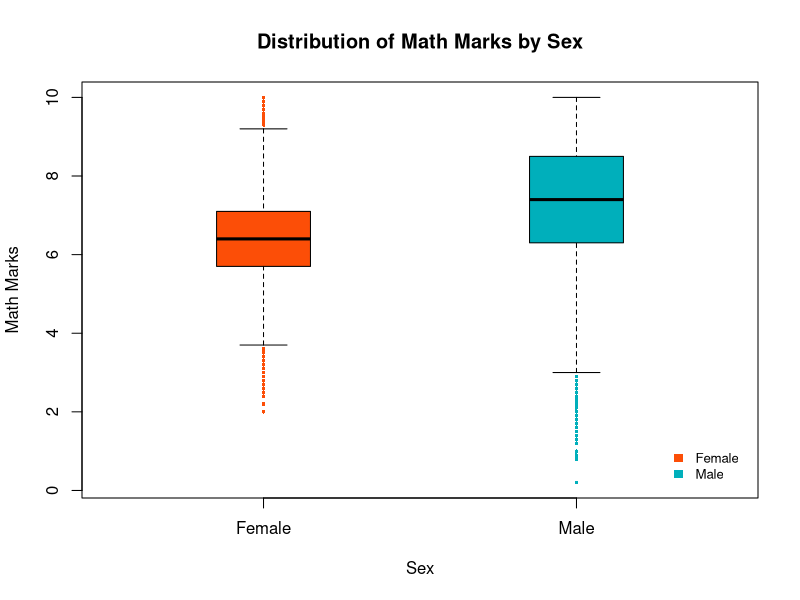
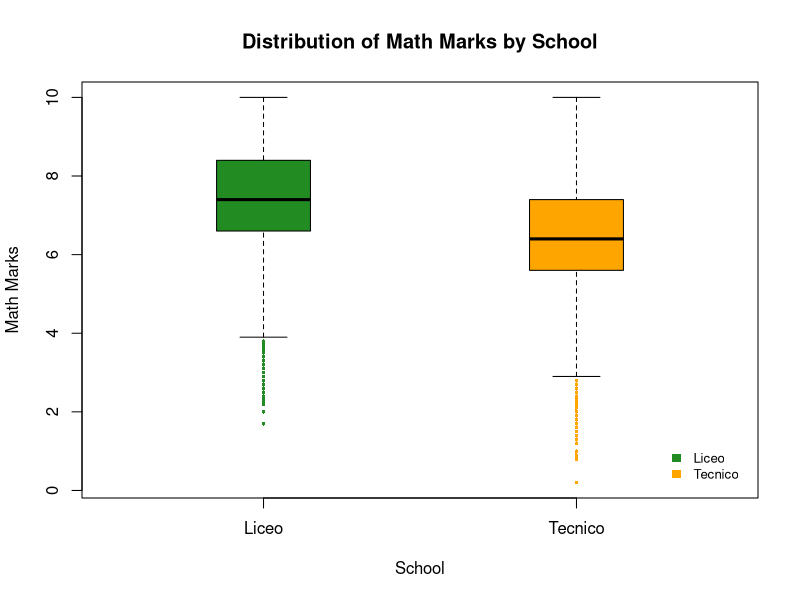
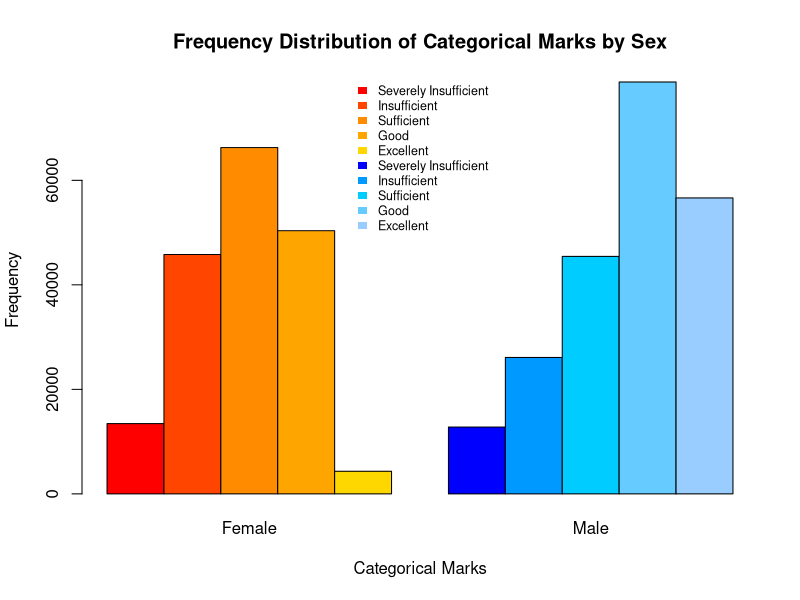
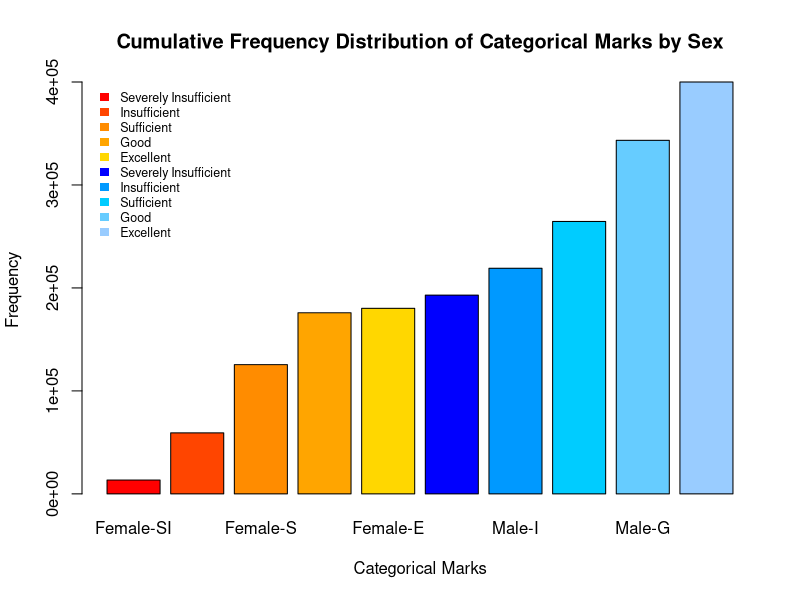
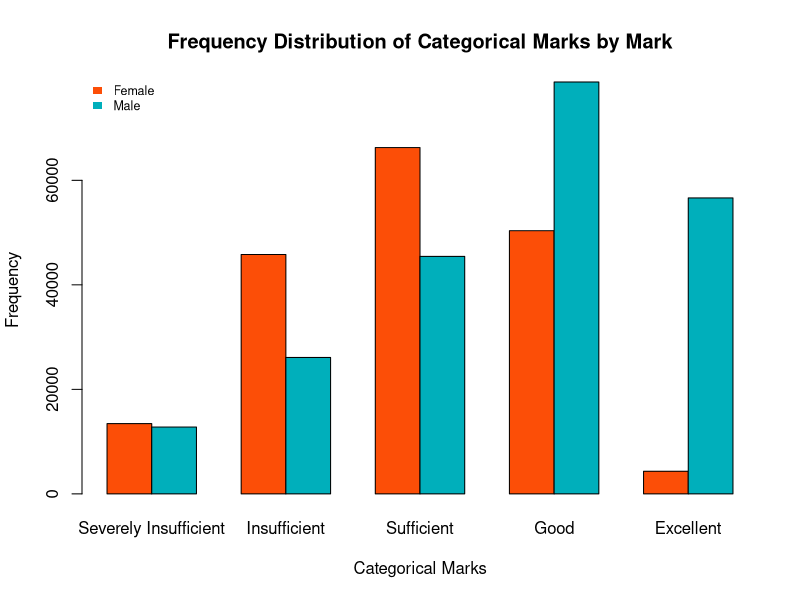

Write R code to recreate these figures, in order.

# Gianmarco Santoro - Master MD2SL - Programming and Algorithms in R


# ----
# A) Si generi un dataframe che simula un campione di n = 400000 studenti appartenenti 
# a N = 200 scuole. Le scuole si distinguono in due gruppi: i Licei Scientifici e 
# gli Istituti Tecnici a indirizzo economico, in rapporto 35 a 65. Sugli studenti 
# si osservano il genere, avente distribuzione di Bernoulli con probabilità di 
# selezionare una femmina pari al 45%, e il voto in matematica, avente una 
# distribuzione normale con media 8 e deviazione standard 1.5 per i maschi del 
# liceo scientifico e media 7 e deviazione standard 0.9 per le femmine del liceo 
# scientifico. Negli istituti tecnici invece il voto in matematica è in media di 1 
# punto inferiore rispetto al liceo scientifico, per entrambi i sessi 
# (la variabilità rimane costante).



# ----
# Set seed for reproducibility
set.seed(23)


# Generate variables
n <- 400000
N <- 200


# School N-long array made of Liceo 35% and Tecnico 65%, with reinserting
school <- sample(c("Liceo", "Tecnico"), N, replace = TRUE, prob = c(0.35, 0.65))


# Gender n-long vector with a Bernoulli distribution 45% Female and 55% Male
sex <- rbinom(n, 1, 0.45)


# if-else assign to 1, if Female, else 0 = Male 
sex <- ifelse(sex == 1, "Female", "Male")


# Create the dataframe, with first 2 columns School and Sex
df <- data.frame(School = school, Sex = sex)


# Function to calculate, from a normal distribution, a MathMark based on School and Sex
calcMathMark <- function(school, sex) {
       if (school == "Liceo"   && sex == "Male")   {return(rnorm(1, mean = 8, sd = 1.5))} 
  else if (school == "Tecnico" && sex == "Male")   {return(rnorm(1, mean = 7, sd = 1.5))} 
  else if (school == "Liceo"   && sex == "Female") {return(rnorm(1, mean = 7, sd = 0.9))} 
  else if (school == "Tecnico" && sex == "Female") {return(rnorm(1, mean = 6, sd = 0.9))}}


# Function to constrain marks between 0 - 10 and consider only one decimal
roundMathMark <- function(school, sex) {round(pmin(pmax(calcMathMark(school, sex), 0), 10), 1)}


# Add MathMark column to df. 
# mapply iterate on rows as input, calculating the Mark based on Sex and School
df$MathMark <- mapply(roundMathMark, df$School, df$Sex)


# Create a new column "SchoolIndex" with unique indices for each school
#  Hypothesis of constant distributed students in schools
df <- transform(df, SchoolIndex = sample(1:200, N))  # transfrom add a new col by the given rule


# Show the header of df
head(df)



# ----
# B) Analizzare il dataframe simulato:
# 1) Contare quanti studenti maschi e femmine ci sono per ogni scuola e per ogni tipo di scuola.


# Number of Female and Male students per kind of school
freq_table_school_sex <- table(df$School, df$Sex)  # creates a two-way contingency table

print(freq_table_school_sex)


# Number of Female and Male students in each school
freq_table_schoolIndex_sex <- table(df$SchoolIndex, df$Sex)

head(freq_table_schoolIndex_sex)
tail(freq_table_schoolIndex_sex)
# print(freq_table_schoolIndex_sex)



# ----
# 2) Calcolare media, mediana, quartili, deviazione standard per il voto in 
#    matematica a livello di studente, distinguendo per genere, e a livello di 
#    scuola, distinguendo per tipo di scuola.


# Calc statistics of MathMark for Male and Female students per kind of school
summary_stats <- aggregate(MathMark ~ School + Sex, data = df, FUN = function(x) {
                          c(Mean    = mean(x), 
                            Median  = median(x),
                            L_Quart = quantile(x, probs = 0.25),
                            U_Quart = quantile(x, probs = 0.75),
                            sd      = sd(x))})

print(summary_stats)



# ----
# 3) Rappresentare tramite un opportuno grafico il voto in matematica in modo da
#    consentire il confronto tra maschi e femmine.


# Colors array
my_cols_sex <- c("#FC4E07", "#00AFBB")


# Boxplot
boxplot(MathMark ~ Sex, 
        df,
        xlab = "Sex", 
        ylab = "Math Marks", 
        main = "Distribution of Math Marks by Sex",
        col = my_cols_sex,      # Colors
        boxwex = 0.3,           # Box width
        cex = 0.5,              # Outliers size
        outpch = 16,            # Outliers shape
        outcol = my_cols_sex)   # Outliers color


# Convert Sex variable to factor with specific levels
df$Sex <- factor(df$Sex, levels = c("Female", "Male"))

# Add legend
legend("bottomright", legend = levels(df$Sex), fill = my_cols_sex, border = NA,
       bg = "white", cex = 0.8, box.lwd = 0, inset = c(0.02, 0.02))



# ----
# 4) Rappresentare tramite un opportuno grafico il voto in matematica in modo da
#    consentire il confronto tra licei scientifici e istituti tecnici.


# My color selection
my_cols <- c("forestgreen", "orange")


# Boxplot
boxplot(MathMark ~ School, 
        df,
        xlab = "School", 
        ylab = "Math Marks", 
        main = "Distribution of Math Marks by School",
        col = my_cols,
        boxwex = 0.3,
        cex = 0.5,
        outpch = 16,
        outcol = my_cols)


# Convert School variable to factor with specific levels
df$School <- factor(df$School, levels = c("Liceo", "Tecnico"))

# Add legend
legend("bottomright", legend = levels(df$School), fill = my_cols, border = NA,
       bg = "white", cex = 0.8, box.lwd = 0, inset = c(0.02, 0.02))



# ----
# 5) Creare una nuova variabile che riporti il voto in matematica in classi di
#    valori, distinguendo tra voto gravemente insufficiente (tra 0 e 5 escluso),
#    insufficiente (tra 5 incluso e 6 escluso), sufficiente (tra 6 incluso e 7
#    escluso), buono (tra 7 incluso e 8.5 escluso), ottimo (almeno 8.5).


# Create a new variable and column with categorical-math-marks
df$CatMark <- cut(df$MathMark,
                  breaks = c(0, 5, 6, 7, 8.5, Inf),
                  labels = c("Severely Insufficient", "Insufficient", "Sufficient", "Good", "Excellent"),
                  right = FALSE)  # to exclude right values

# Display the head of the dataframe
head(df)

# print(df)


# ----
# 6) Distinguendo in base al genere, determinare la distribuzione di frequenza 
#    (frequenze assolute e relative, semplici e cumulate) per la nuova variabile
#    di cui al punto e) e rappresentarla graficamente.

# Absolute frequency table of CatMark by Sex
abs_freq <- table(df$CatMark, df$Sex)

print(abs_freq)


# Relative frequencies distribution of Categorical Marks for each Sex
rel_freq <- prop.table(abs_freq, margin = 2)  # divide freq in each cell by the sum of all frequencies
                                              # margin = 2 to say each column, so analyze freq in each category
print(rel_freq)


# Cumulative absolute frequencies
cumul_freq_abs <- cumsum(abs_freq)   # cumulative sum of the table

names(cumul_freq_abs) <- c("Female-SI", "Female-I", "Female-S", "Female-G", "Female-E",
                         "Male-SI", "Male-I", "Male-S", "Male-G", "Male-E")
print(cumul_freq_abs)


# Cumulative relative frequencies
cumul_freq_rel <- cumsum(rel_freq)

names(cumul_freq_rel) <- c("Female-SI", "Female-I", "Female-S", "Female-G", "Female-E",
                         "Male-SI", "Male-I", "Male-S", "Male-G", "Male-E")
print(cumul_freq_rel)


# Color arrays
hot_col <- c("#FF0000", "#FF4500", "#FF8C00", "#FFA500", "#FFD700")

cold_col <- c("#0000FF", "#0099FF", "#00CCFF", "#66CCFF", "#99CCFF")


# Plotting the absolute frequency distribution
barplot(abs_freq, beside = TRUE, 
        col = c(hot_col, cold_col), 
        main = "Frequency Distribution of Categorical Marks by Sex",
        xlab = "Categorical Marks",
        ylab = "Frequency")


# Add legends for each category
legend("top", 
       legend = c("Severely Insufficient", "Insufficient", "Sufficient", "Good", "Excellent",
                  "Severely Insufficient", "Insufficient", "Sufficient", "Good", "Excellent"),
       fill = c(hot_col, cold_col),
       border = NA, bg = "white", cex = 0.75, box.lwd = 0, inset = c(0, -0.016))



# ----
# Plotting the Cumulative absolute frequency distribution
barplot(cumul_freq_abs, beside = TRUE, 
        col = c(hot_col, cold_col), 
        main = "Cumulative Frequency Distribution of Categorical Marks by Sex",
        xlab = "Categorical Marks",
        ylab = "Frequency")


# Add legends for each category
legend("topleft", 
       legend = c("Severely Insufficient", "Insufficient", "Sufficient", "Good", "Excellent",
                  "Severely Insufficient", "Insufficient", "Sufficient", "Good", "Excellent"),
       fill = c(hot_col, cold_col),
       border = NA, bg = "white", cex = 0.75, box.lwd = 0, inset = c(0.01, 0))



# ----
# Extra plot
# New table to see aggregate Female-Male in each Mark-label
abs_freq_2 <- table(df$Sex, df$CatMark)


# Plotting the frequency distribution
barplot(abs_freq_2, beside = TRUE, 
        col  = my_cols_sex, 
        main = "Frequency Distribution of Categorical Marks by Mark",
        xlab = "Categorical Marks",
        ylab = "Frequency")


# Add legends for each category
legend("topleft", 
       legend = c("Female", "Male"),
       fill   = my_cols_sex,
       border = NA, bg = "white", cex = 0.75, box.lwd = 0, inset = c(0, -0.016))



# ----
# 7) Creare una nuova variabile binaria per un voto in matematica ottimo (almeno
#    pari a 8.5) e costruire la tabella a doppia entrata che riporta le frequenze
#    relative condizionate degli studenti rispetto al voto in matematica
#    (ottimo vs. non ottimo), dato il tipo di scuola.

# Create a binary - var for Marks
df$ExcelMath <- ifelse(df$MathMark >= 8.5, "Excellent", "Not Excellent")

head(df)

conting_table_excel <- table(df$ExcelMath, df$School)

conditional_freq <- prop.table(conting_table_excel, margin = 2)

# print(contingency_table)

print(conditional_freq)
